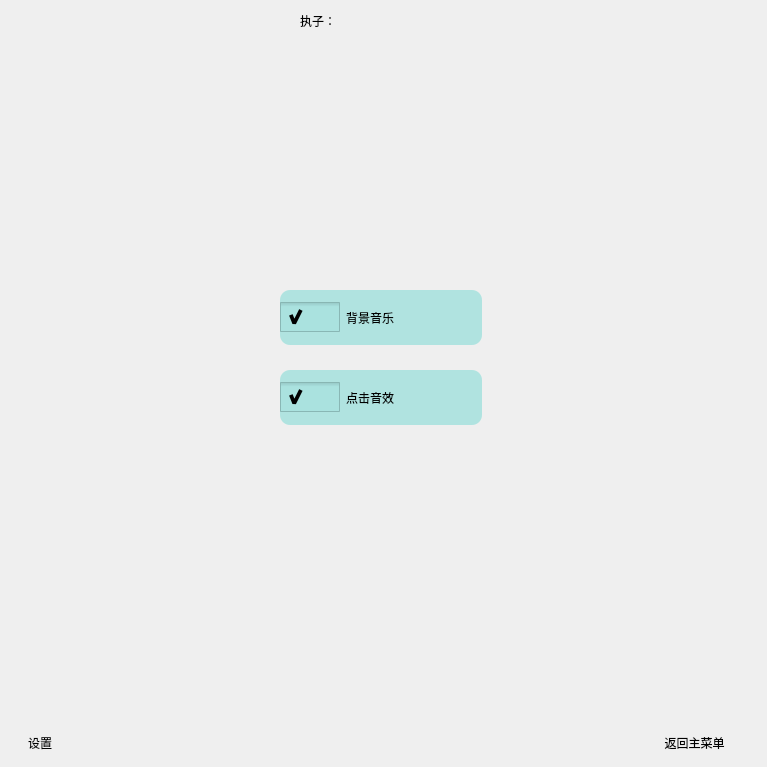
<?xml version="1.0" encoding="UTF-8"?>
<ui version="4.0">
 <class>board</class>
 <widget class="QWidget" name="board">
  <property name="geometry">
   <rect>
    <x>0</x>
    <y>0</y>
    <width>767</width>
    <height>767</height>
   </rect>
  </property>
  <property name="minimumSize">
   <size>
    <width>767</width>
    <height>767</height>
   </size>
  </property>
  <property name="maximumSize">
   <size>
    <width>767</width>
    <height>767</height>
   </size>
  </property>
  <property name="windowTitle">
   <string>Python五子棋</string>
  </property>
  <property name="windowOpacity">
   <double>1.000000000000000</double>
  </property>
  <property name="styleSheet">
   <string notr="true">QWidget#board{
border-image: url(:/index/images/board.png);
}</string>
  </property>
  <widget class="QPushButton" name="setting_button">
   <property name="enabled">
    <bool>true</bool>
   </property>
   <property name="geometry">
    <rect>
     <x>10</x>
     <y>720</y>
     <width>60</width>
     <height>45</height>
    </rect>
   </property>
   <property name="sizePolicy">
    <sizepolicy hsizetype="Minimum" vsizetype="Fixed">
     <horstretch>0</horstretch>
     <verstretch>0</verstretch>
    </sizepolicy>
   </property>
   <property name="minimumSize">
    <size>
     <width>0</width>
     <height>45</height>
    </size>
   </property>
   <property name="styleSheet">
    <string notr="true">QPushButton{
	font: 14pt &quot;方正舒体&quot;;
    
	
	background-color: rgba(169, 226, 223, 0);
	border-radius: 10px
}
QPushButton:hover{
    background-color: rgba(172, 206, 228, 128);
}
QPushButton:pressed{
    
	background-color: rgba(176, 184, 230, 228);
}</string>
   </property>
   <property name="text">
    <string>设置</string>
   </property>
   <property name="checkable">
    <bool>true</bool>
   </property>
   <property name="checked">
    <bool>false</bool>
   </property>
   <property name="autoDefault">
    <bool>false</bool>
   </property>
  </widget>
  <widget class="QPushButton" name="return_mainmenu_button">
   <property name="enabled">
    <bool>true</bool>
   </property>
   <property name="geometry">
    <rect>
     <x>634</x>
     <y>720</y>
     <width>121</width>
     <height>45</height>
    </rect>
   </property>
   <property name="sizePolicy">
    <sizepolicy hsizetype="Minimum" vsizetype="Fixed">
     <horstretch>0</horstretch>
     <verstretch>0</verstretch>
    </sizepolicy>
   </property>
   <property name="minimumSize">
    <size>
     <width>65</width>
     <height>45</height>
    </size>
   </property>
   <property name="styleSheet">
    <string notr="true">QPushButton{
	font: 14pt &quot;方正舒体&quot;;
    
	
	background-color: rgba(169, 226, 223, 0);
	border-radius: 10px
}
QPushButton:hover{
    background-color: rgba(172, 206, 228, 128);
}
QPushButton:pressed{
    
	background-color: rgba(176, 184, 230, 228);
}</string>
   </property>
   <property name="text">
    <string>返回主菜单</string>
   </property>
  </widget>
  <widget class="QLabel" name="player_image">
   <property name="geometry">
    <rect>
     <x>400</x>
     <y>0</y>
     <width>41</width>
     <height>51</height>
    </rect>
   </property>
   <property name="styleSheet">
    <string notr="true">background-image: url(:/index/images/cur_black.png);</string>
   </property>
   <property name="text">
    <string/>
   </property>
  </widget>
  <widget class="QLabel" name="player_lable">
   <property name="geometry">
    <rect>
     <x>300</x>
     <y>0</y>
     <width>101</width>
     <height>41</height>
    </rect>
   </property>
   <property name="styleSheet">
    <string notr="true">font: 16pt &quot;方正舒体&quot;;</string>
   </property>
   <property name="text">
    <string>执子：</string>
   </property>
  </widget>
  <widget class="QWidget" name="">
   <property name="geometry">
    <rect>
     <x>280</x>
     <y>290</y>
     <width>202</width>
     <height>137</height>
    </rect>
   </property>
   <layout class="QVBoxLayout" name="setting_menu">
    <property name="spacing">
     <number>25</number>
    </property>
    <item>
     <widget class="QCheckBox" name="music_checkbox">
      <property name="enabled">
       <bool>true</bool>
      </property>
      <property name="minimumSize">
       <size>
        <width>200</width>
        <height>55</height>
       </size>
      </property>
      <property name="layoutDirection">
       <enum>Qt::LeftToRight</enum>
      </property>
      <property name="autoFillBackground">
       <bool>false</bool>
      </property>
      <property name="styleSheet">
       <string notr="true">QCheckBox{
	font: 16pt &quot;方正舒体&quot;;
	background-color: rgba(169, 226, 223, 228);
	border-radius: 10px
}
QCheckBox::indicator {
	width: 60px; height: 30px; 
}
QCheckBox::indicator:unchecked{
	background:url(:/index/images/switch_false_small.png)
}
QCheckBox::indicator:checked{
	background:url(:/index/images/switch_true_small.png)
}</string>
      </property>
      <property name="inputMethodHints">
       <set>Qt::ImhNone</set>
      </property>
      <property name="text">
       <string>背景音乐</string>
      </property>
      <property name="checkable">
       <bool>true</bool>
      </property>
      <property name="checked">
       <bool>true</bool>
      </property>
      <property name="autoRepeat">
       <bool>false</bool>
      </property>
      <property name="tristate">
       <bool>false</bool>
      </property>
     </widget>
    </item>
    <item>
     <widget class="QCheckBox" name="sound_checkbox">
      <property name="enabled">
       <bool>true</bool>
      </property>
      <property name="minimumSize">
       <size>
        <width>200</width>
        <height>55</height>
       </size>
      </property>
      <property name="layoutDirection">
       <enum>Qt::LeftToRight</enum>
      </property>
      <property name="autoFillBackground">
       <bool>false</bool>
      </property>
      <property name="styleSheet">
       <string notr="true">QCheckBox{
	font: 16pt &quot;方正舒体&quot;;
	background-color: rgba(169, 226, 223, 228);
	border-radius: 10px
}
QCheckBox::indicator {
	width: 60px; height: 30px; 
}
QCheckBox::indicator:unchecked{
	background:url(:/index/images/switch_false_small.png)
}
QCheckBox::indicator:checked{
	background:url(:/index/images/switch_true_small.png)
}</string>
      </property>
      <property name="inputMethodHints">
       <set>Qt::ImhNone</set>
      </property>
      <property name="text">
       <string>点击音效</string>
      </property>
      <property name="checked">
       <bool>true</bool>
      </property>
      <property name="autoRepeat">
       <bool>false</bool>
      </property>
      <property name="tristate">
       <bool>false</bool>
      </property>
     </widget>
    </item>
   </layout>
  </widget>
 </widget>
 <resources>
  <include location="../index.qrc"/>
 </resources>
 <connections>
  <connection>
   <sender>return_mainmenu_button</sender>
   <signal>clicked()</signal>
   <receiver>board</receiver>
   <slot>return_main_menu()</slot>
   <hints>
    <hint type="sourcelabel">
     <x>724</x>
     <y>724</y>
    </hint>
    <hint type="destinationlabel">
     <x>642</x>
     <y>643</y>
    </hint>
   </hints>
  </connection>
  <connection>
   <sender>setting_button</sender>
   <signal>clicked(bool)</signal>
   <receiver>music_checkbox</receiver>
   <slot>setVisible(bool)</slot>
   <hints>
    <hint type="sourcelabel">
     <x>36</x>
     <y>727</y>
    </hint>
    <hint type="destinationlabel">
     <x>349</x>
     <y>315</y>
    </hint>
   </hints>
  </connection>
  <connection>
   <sender>setting_button</sender>
   <signal>clicked(bool)</signal>
   <receiver>sound_checkbox</receiver>
   <slot>setVisible(bool)</slot>
   <hints>
    <hint type="sourcelabel">
     <x>55</x>
     <y>735</y>
    </hint>
    <hint type="destinationlabel">
     <x>304</x>
     <y>399</y>
    </hint>
   </hints>
  </connection>
 </connections>
 <slots>
  <slot>setting()</slot>
  <slot>return_main_menu()</slot>
 </slots>
</ui>
